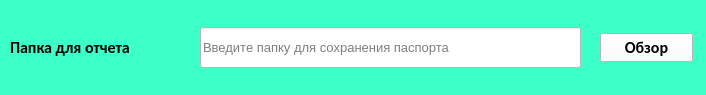
<?xml version="1.0" encoding="UTF-8"?>
<ui version="4.0">
 <class>drctryChoice</class>
 <widget class="QWidget" name="drctryChoice">
  <property name="geometry">
   <rect>
    <x>0</x>
    <y>0</y>
    <width>706</width>
    <height>95</height>
   </rect>
  </property>
  <property name="font">
   <font>
    <family>Calibri</family>
    <pointsize>10</pointsize>
    <weight>75</weight>
    <bold>true</bold>
   </font>
  </property>
  <property name="windowTitle">
   <string>Выберите папку для сохранения справки</string>
  </property>
  <property name="styleSheet">
   <string notr="true">background-color: rgb(61, 255, 200);
border-color: rgb(7, 7, 7);</string>
  </property>
  <widget class="QLineEdit" name="lineEdit">
   <property name="geometry">
    <rect>
     <x>200</x>
     <y>27</y>
     <width>381</width>
     <height>41</height>
    </rect>
   </property>
   <property name="font">
    <font>
     <pointsize>10</pointsize>
    </font>
   </property>
   <property name="styleSheet">
    <string notr="true">background-color: rgb(255, 255, 255);
color: rgb(0, 0, 0);</string>
   </property>
   <property name="text">
    <string/>
   </property>
   <property name="placeholderText">
    <string>Введите папку для сохранения паспорта</string>
   </property>
  </widget>
  <widget class="QPushButton" name="pushButton">
   <property name="geometry">
    <rect>
     <x>600</x>
     <y>33</y>
     <width>93</width>
     <height>29</height>
    </rect>
   </property>
   <property name="font">
    <font>
     <family>Calibri</family>
     <pointsize>12</pointsize>
     <weight>75</weight>
     <bold>true</bold>
    </font>
   </property>
   <property name="styleSheet">
    <string notr="true">background-color: rgb(255, 255, 255);</string>
   </property>
   <property name="text">
    <string>Обзор</string>
   </property>
  </widget>
  <widget class="QLabel" name="label">
   <property name="geometry">
    <rect>
     <x>10</x>
     <y>37</y>
     <width>161</width>
     <height>21</height>
    </rect>
   </property>
   <property name="font">
    <font>
     <family>Calibri</family>
     <pointsize>12</pointsize>
     <weight>75</weight>
     <bold>true</bold>
    </font>
   </property>
   <property name="text">
    <string>Папка для отчета</string>
   </property>
  </widget>
 </widget>
 <resources/>
 <connections/>
</ui>
